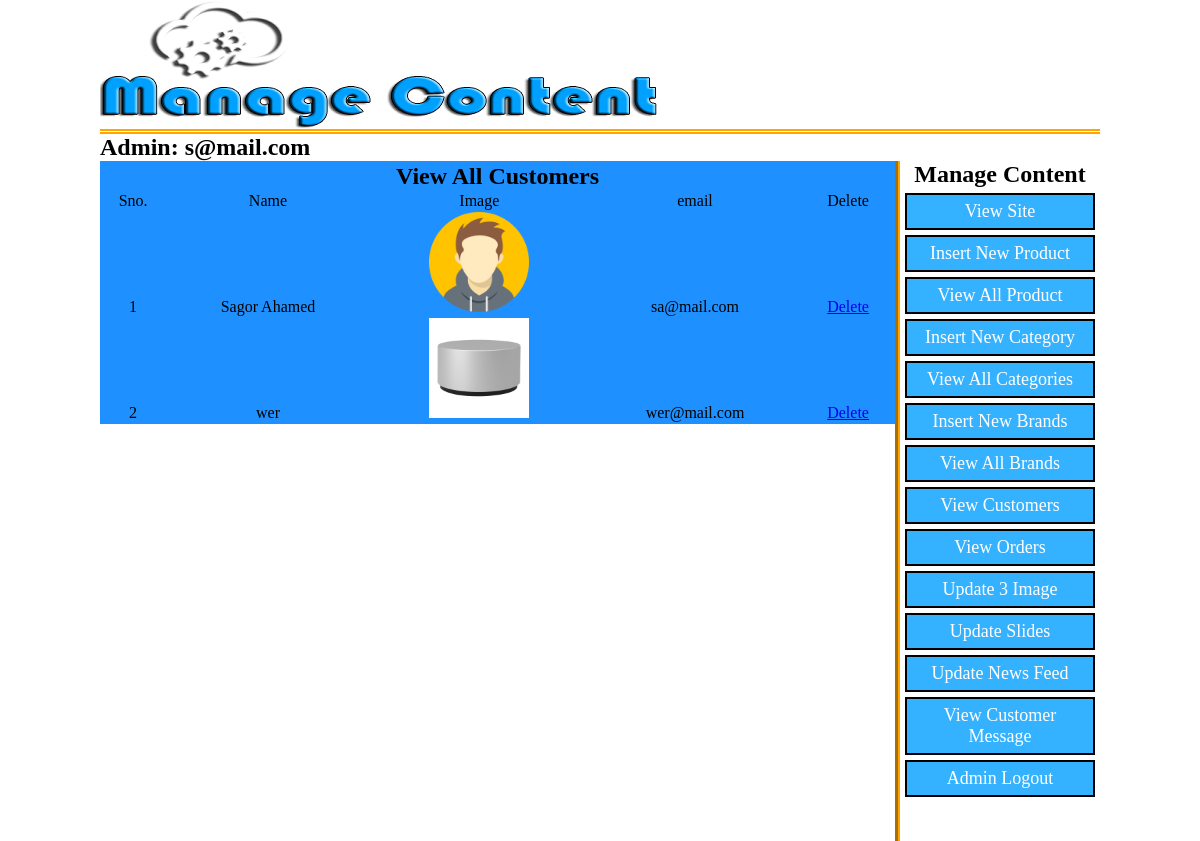
Screenshot of /admin_panel/index.php?view_customers (signed in) with the database file from the repository.
### tables this page shows
CREATE TABLE `customer` (
  `customer_id` int(11) NOT NULL,
  `customer_ip` varchar(255) NOT NULL,
  `customer_name` text NOT NULL,
  `customer_email` varchar(100) NOT NULL,
  `customer_pass` varchar(100) NOT NULL,
  `customer_country` text NOT NULL,
  `customer_city` text NOT NULL,
  `customer_contact` varchar(255) NOT NULL,
  `customer_address` text NOT NULL,
  `customer_gender` varchar(100) NOT NULL,
  `customer_image` varchar(100) NOT NULL
);

### admin_panel/view_customers.php (the view)
<?php
if (!isset($_SESSION['admin_email'])) {
	echo "<script>window.open('login.php?not_admin=Your are not an Admin!','_self')</script>";
}else{
?>
<table width="795" align="center" bgcolor="#1E90FF">
		<tr align="center">
			<td colspan="6"><h2>View All Customers</h2></td>
		</tr>
		<tr align="center">
			<td>Sno.</td>
			<td>Name</td>
			<td>Image</td>
			<td>email</td>
			<td>Delete</td>
		</tr>
		<?php
			include 'includes/db.php';
			$run_c=$con->query("SELECT * FROM `customer` ");
			$i=0;
			while ($row=mysqli_fetch_array($run_c)) {
					$c_id=$row['customer_id'];
					$c_name=$row['customer_name'];
					$c_email=$row['customer_email'];
					$c_image=$row['customer_image'];
					$i++;
		?>
		<tr align="center">
			<td><?php echo $i; ?></td>
			<td><?php echo $c_name; ?></td>
			<td><img src="../customer/customer_images/<?php echo $c_image; ?>" width="100" height="100"/></td>
			<td><?php echo $c_email; ?></td>
			<td><a href="delete_customer.php?delete_customer=<?php echo $c_id; ?>">Delete</a></td>
		</tr>
		<?php
			}
		?>
</table>
<?php
}
?>

### admin_panel/styles/style.css (style rules this page uses)
html, body, div, span, applet, object, iframe, h1, h2, h3, h4, h5, h6, p, blockquote, pre, a, abbr, acronym, address, big, cite, code, del, dfn, em, img, ins, kbd, q, s, samp, small, strike, strong, sub, sup, tt, var, b, u, i, center, dl, dt, dd, ol, ul, li, fieldset, form, label, legend, table, caption, tbody, tfoot, thead, tr, th, td, article, aside, canvas, details, embed, figure, figcaption, footer, header, hgroup, menu, nav, output, ruby, section, summary, time, mark, audio, video { margin: 0; padding: 0; border: 0; vertical-align: baseline; }
body { background: #FFFFFF; }

### rows the page displays
customer: customer_name "Sagor Ahamed", customer_image (picture), customer_email "sa@mail.com"
customer: customer_name "wer", customer_image (picture), customer_email "wer@mail.com"

### other values shown
$_SESSION['admin_email'] "s@mail.com"
